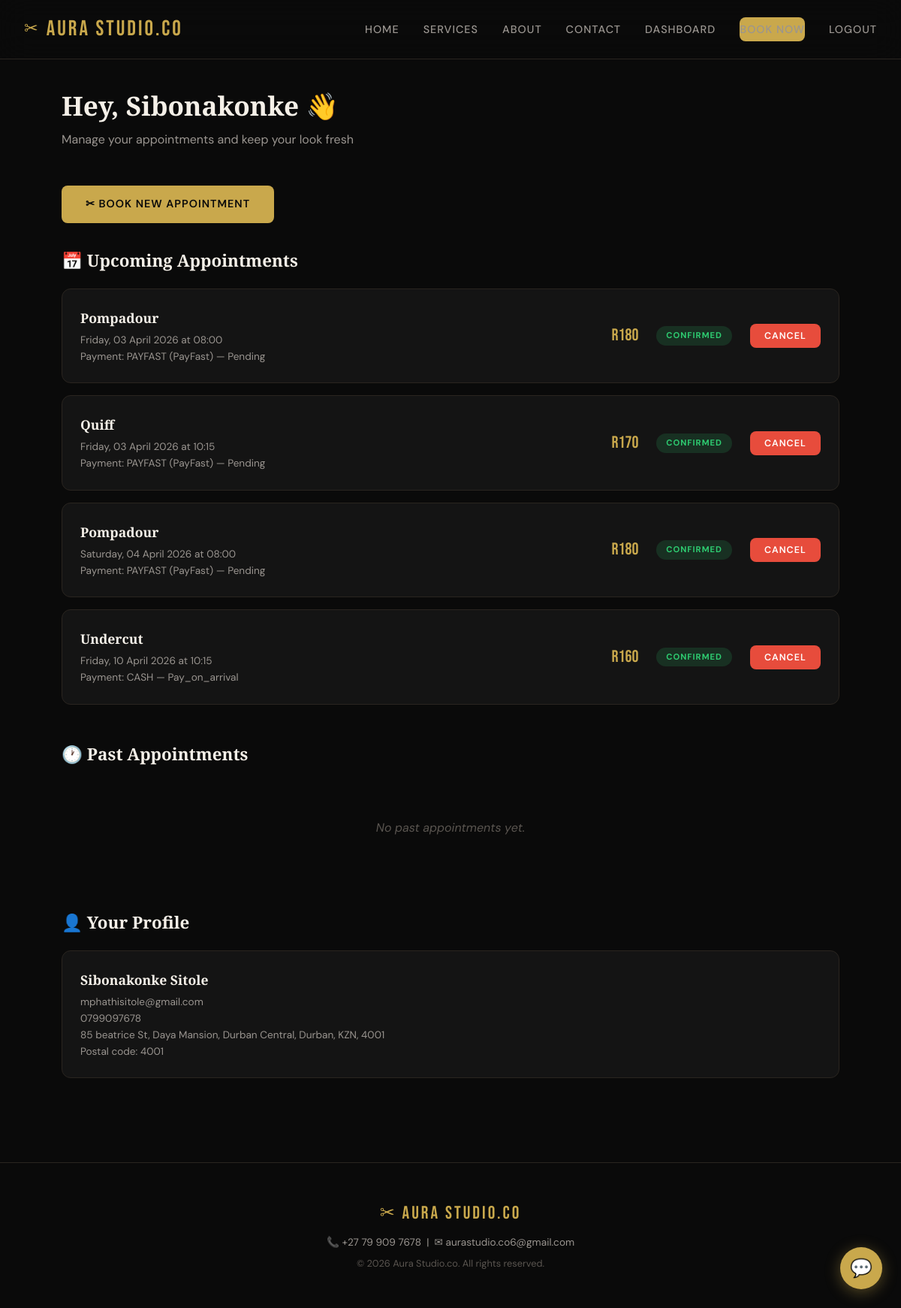
The app's page /dashboard (signed in) with its own data.
### app.py (models this page shows, shortened)
class User(db.Model):
    __tablename__ = "users"
    id               = db.Column(db.Integer, primary_key=True)
    first_name       = db.Column(db.String(100), nullable=False)
    last_name        = db.Column(db.String(100), nullable=False)
    email            = db.Column(db.String(200), unique=True, nullable=False)
    phone            = db.Column(db.String(30), nullable=False)
    physical_address = db.Column(db.String(300))
    street_number    = db.Column(db.String(30))
    postal_code      = db.Column(db.String(20))
    password_hash    = db.Column(db.String(256), nullable=False)
    is_verified      = db.Column(db.Boolean, default=False)
    is_admin         = db.Column(db.Boolean, default=False)
    created_at       = db.Column(db.DateTime, default=datetime.utcnow)
    appointments     = db.relationship("Appointment", backref="user", lazy=True)

class Appointment(db.Model):
    __tablename__ = "appointments"
    id               = db.Column(db.Integer, primary_key=True)
    user_id          = db.Column(db.Integer, db.ForeignKey("users.id"), nullable=False)
    hairstyle_id     = db.Column(db.String(50), nullable=False)
    hairstyle_name   = db.Column(db.String(100), nullable=False)
    price            = db.Column(db.Float, nullable=False)
    appointment_date = db.Column(db.Date, nullable=False)
    appointment_time = db.Column(db.Time, nullable=False)
    payment_method   = db.Column(db.String(30), nullable=False)
    payment_provider = db.Column(db.String(50), default="")
    payment_reference = db.Column(db.String(100), default="")
    payment_status   = db.Column(db.String(20), default="pending")
    status           = db.Column(db.String(20), default="confirmed")
    review_rating    = db.Column(db.Integer, nullable=True)
    review_sent      = db.Column(db.Boolean, default=False)
    created_at       = db.Column(db.DateTime, default=datetime.utcnow)

### app.py (the view)
@app.route("/dashboard")
@login_required
def dashboard():
    user = User.query.get(session["user_id"])
    upcoming = (
        Appointment.query.filter_by(user_id=user.id)
        .filter(Appointment.appointment_date >= date.today())
        .filter(Appointment.status != "cancelled")
        .order_by(Appointment.appointment_date, Appointment.appointment_time)
        .all()
    )
    past = (
        Appointment.query.filter_by(user_id=user.id)
        .filter(
            db.or_(
                Appointment.appointment_date < date.today(),
                Appointment.status == "completed",
            )
        )
        .order_by(Appointment.appointment_date.desc())
        .limit(10)
        .all()
    )
    return render_template("dashboard.html", user=user, upcoming=upcoming, past=past)

### app.py (called while the page is built)
def login_required(f):
    @wraps(f)
    def decorated(*args, **kwargs):
        if "user_id" not in session:
            flash("Please log in first.", "warning")
            return redirect(url_for("login", next=request.url))
        return f(*args, **kwargs)
    return decorated

@app.context_processor
def inject_globals():
    return {
        "now": datetime.utcnow(),
        "contact_phone": CONTACT_PHONE,
        "contact_email": CONTACT_EMAIL,
    }

### templates/dashboard.html (shortened to what this page needs)
{% extends "base.html" %}
{% block content %}
<div class="dashboard-page">
    <div class="dash-header">
        <h1>Hey, {{ user.first_name }} 👋</h1>
        <p>Manage your appointments and keep your look fresh</p>
    </div>
    <div style="margin-bottom:2rem;">
        <a href="{{ url_for('book') }}" class="btn btn-gold">✂ Book New Appointment</a>
    </div>
    <div class="dash-section">
        <h3>📅 Upcoming Appointments</h3>
        {% if upcoming %}
        <div class="appt-list">
            {% for appt in upcoming %}
            <div class="appt-card">
                <div class="appt-info">
                    <h4>{{ appt.hairstyle_name }}</h4>
                    <p>{{ appt.appointment_date.strftime('%A, %d %B %Y') }}
                       at {{ appt.appointment_time.strftime('%H:%M') }}</p>
                    <p>Payment: {{ appt.payment_method | upper }}
                       {% if appt.payment_provider %} ({{ appt.payment_provider }}){% endif %}
                       — {{ appt.payment_status | capitalize }}</p>
                </div>
                <div class="appt-meta">
                    <span class="appt-price">R{{ "%.0f" | format(appt.price) }}</span>
                    <span class="appt-badge {{ appt.status }}">{{ appt.status }}</span>
                    {% if appt.status == 'confirmed' %}
                    <form method="POST" action="{{ url_for('cancel_appointment', appt_id=appt.id) }}"
                          onsubmit="return confirm('Cancel this appointment?');">
                        <button type="submit" class="btn btn-danger btn-sm">Cancel</button>
                    </form>
                    {% endif %}
                </div>
            </div>
            {% endfor %}
        </div>
        {% else %}
        <div class="empty-state">No upcoming appointments. Time to book a fresh cut!</div>
        {% endif %}
    </div>
    <div class="dash-section">
        <h3>🕐 Past Appointments</h3>
        {% if past %}
        <div class="appt-list">
            {% for appt in past %}
            <div class="appt-card" style="opacity:0.7;">
                <div class="appt-info">
                    <h4>{{ appt.hairstyle_name }}</h4>
                    <p>{{ appt.appointment_date.strftime('%A, %d %B %Y') }}
                       at {{ appt.appointment_time.strftime('%H:%M') }}</p>
                    {% if appt.review_rating %}
                    <p style="color:var(--gold);">Your rating: {{ appt.review_rating }}/10 ⭐</p>
                    {% endif %}
                </div>
                <div class="appt-meta">
                    <span class="appt-price">R{{ "%.0f" | format(appt.price) }}</span>
                    <span class="appt-badge {{ appt.status }}">{{ appt.status }}</span>
                </div>
            </div>
            {% endfor %}
        </div>
        {% else %}
        <div class="empty-state">No past appointments yet.</div>
        {% endif %}
    </div>
    <div class="dash-section">
        <h3>👤 Your Profile</h3>
        <div class="appt-card">
            <div class="appt-info">
                <h4>{{ user.first_name }} {{ user.last_name }}</h4>
                <p>{{ user.email }}</p>
                <p>{{ user.phone }}</p>
                {% if user.physical_address %}
                <p>{{ user.street_number }} {{ user.physical_address }}</p>
                {% endif %}
                {% if user.postal_code %}
                <p>Postal code: {{ user.postal_code }}</p>
                {% endif %}
            </div>
        </div>
    </div>
</div>
{% endblock %}

### templates/base.html (shortened to what this page needs)
<!DOCTYPE html>
<html lang="en">
<head>
    <link rel="stylesheet" href="{{ url_for('static', filename='css/style.css') }}">
</head>
<body>
    <nav class="navbar">
        <a href="{{ url_for('index') }}" class="nav-logo">
            <span class="logo-icon">✂</span> AURA STUDIO.CO
        </a>
        <ul class="nav-links">
            <li><a href="{{ url_for('index') }}">Home</a></li>
            <li><a href="{{ url_for('services') }}">Services</a></li>
            <li><a href="{{ url_for('about') }}">About</a></li>
            <li><a href="{{ url_for('contact') }}">Contact</a></li>
            {% if session.get('user_id') %}
                <li><a href="{{ url_for('dashboard') }}">Dashboard</a></li>
                <li><a href="{{ url_for('book') }}" class="btn btn-gold btn-sm">Book Now</a></li>
                <li><a href="{{ url_for('logout') }}">Logout</a></li>
            {% else %}
                <li><a href="{{ url_for('login') }}">Login</a></li>
                <li><a href="{{ url_for('register') }}" class="btn btn-gold btn-sm">Sign Up</a></li>
            {% endif %}
        </ul>
    </nav>
    {% block content %}{% endblock %}
    {% if session.get('user_id') and not session.get('is_admin') %}
        {% include "chat_widget.html" %}
    {% endif %}
    <footer>
        <div class="footer-logo">✂ AURA STUDIO.CO</div>
        <p style="color:var(--text-secondary);font-size:0.85rem;margin:0.5rem 0;">
            📞 {{ contact_phone }} &nbsp;|&nbsp; ✉ {{ contact_email }}
        </p>
        <p>&copy; {{ now.year }} Aura Studio.co. All rights reserved.</p>
    </footer>
</body>
</html>

### templates/chat_widget.html (shortened to what this page needs)
<div id="chat-fab" onclick="toggleChat()" title="Chat with us">
    💬
</div>

### static/css/style.css (style rules this page uses)
:root { --bg-dark: #0a0a0a; --bg-card: #141414; --bg-card-hover: #1a1a1a; --bg-input: #1e1e1e; --gold: #c9a84c; --gold-light: #dfc06f; --gold-dark: #a68932; --text-primary: #f5f0e8; --text-secondary: #9a9590; --text-muted: #5a5550; --accent-green: #2ecc71; --accent-red: #e74c3c; --accent-blue: #3498db; --border: #2a2520; --radius: 12px; --radius-sm: 8px; --shadow: 0 4px 30px rgba(0,0,0,0.4); --transition: all 0.3s cubic-bezier(0.4, 0, 0.2, 1); }
*, *::before, *::after { margin: 0; padding: 0; box-sizing: border-box; }
html { scroll-behavior: smooth; }
body { font-family: 'DM Sans', sans-serif; background: var(--bg-dark); color: var(--text-primary); line-height: 1.6; overflow-x: hidden; }
a { color: var(--gold); text-decoration: none; transition: var(--transition); }
.navbar { position: fixed; top: 0; left: 0; width: 100%; z-index: 1000; padding: 1rem 2rem; display: flex; justify-content: space-between; align-items: center; background: rgba(10, 10, 10, 0.9); backdrop-filter: blur(20px); border-bottom: 1px solid var(--border); transition: var(--transition); }
.nav-logo { font-family: 'Bebas Neue', cursive; font-size: 1.8rem; color: var(--gold); letter-spacing: 3px; display: flex; align-items: center; gap: 0.5rem; }
.nav-logo .logo-icon { font-size: 1.4rem; }
.nav-links { display: flex; list-style: none; gap: 2rem; align-items: center; }
.nav-links a { color: var(--text-secondary); font-size: 0.9rem; font-weight: 500; letter-spacing: 1px; text-transform: uppercase; position: relative; padding: 0.3rem 0; }
.nav-links a::after { content: ''; position: absolute; bottom: 0; left: 0; width: 0; height: 2px; background: var(--gold); transition: var(--transition); }
.btn { display: inline-flex; align-items: center; justify-content: center; gap: 0.5rem; padding: 0.85rem 2rem; border-radius: var(--radius-sm); font-family: 'DM Sans', sans-serif; font-size: 0.9rem; font-weight: 600; letter-spacing: 1px; text-transform: uppercase; cursor: pointer; border: none; transition: var(--transition); text-decoration: none; }
.btn-gold { background: var(--gold); color: var(--bg-dark); }
.btn-danger { background: var(--accent-red); color: #fff; }
.btn-sm { padding: 0.5rem 1.2rem; font-size: 0.78rem; }
.dashboard-page { min-height: 100vh; padding: 7rem 2rem 4rem; max-width: 1100px; margin: 0 auto; }
.dash-header { margin-bottom: 3rem; }
.dash-header h1 { font-family: 'Playfair Display', serif; font-size: 2.2rem; margin-bottom: 0.3rem; }
.dash-header p { color: var(--text-secondary); }
.dash-section { margin-bottom: 3rem; }
.dash-section h3 { font-family: 'Playfair Display', serif; font-size: 1.4rem; margin-bottom: 1.2rem; display: flex; align-items: center; gap: 0.5rem; }
.appt-list { display: flex; flex-direction: column; gap: 1rem; }
.appt-card { background: var(--bg-card); border: 1px solid var(--border); border-radius: var(--radius); padding: 1.5rem; display: flex; justify-content: space-between; align-items: center; flex-wrap: wrap; gap: 1rem; transition: var(--transition); }
.appt-info h4 { font-family: 'Playfair Display', serif; font-size: 1.1rem; margin-bottom: 0.3rem; }
.appt-info p { color: var(--text-secondary); font-size: 0.85rem; }
.appt-meta { display: flex; gap: 1.5rem; align-items: center; flex-wrap: wrap; }
.appt-meta .appt-price { font-family: 'Bebas Neue', cursive; font-size: 1.4rem; color: var(--gold); }
.appt-badge { padding: 0.25rem 0.8rem; border-radius: 20px; font-size: 0.7rem; font-weight: 700; text-transform: uppercase; letter-spacing: 1px; }
.appt-badge.confirmed { background: rgba(46,204,113,0.15); color: var(--accent-green); }
.empty-state { text-align: center; padding: 3rem; color: var(--text-muted); font-style: italic; }
footer { border-top: 1px solid var(--border); padding: 3rem 2rem; text-align: center; }
.footer-logo { font-family: 'Bebas Neue', cursive; font-size: 1.5rem; color: var(--gold); letter-spacing: 3px; margin-bottom: 0.5rem; }
footer p { color: var(--text-muted); font-size: 0.8rem; }

### templates/chat_widget.html (style rules this page uses)
#chat-fab { position: fixed; bottom: 25px; right: 25px; width: 56px; height: 56px; border-radius: 50%; background: var(--gold); color: var(--bg-dark); font-size: 1.5rem; display: flex; align-items: center; justify-content: center; cursor: pointer; box-shadow: 0 4px 20px rgba(201,168,76,0.4); z-index: 2000; transition: all 0.3s; }

### records on screen
User: first_name "Sibonakonke", last_name "Sitole", email "mphathisitole@gmail.com", phone "0799097678", physical_address "85 beatrice St, Daya Mansion, Durban Central, Durban, KZN, 4001", postal_code "4001"
Appointment: hairstyle_name "Pompadour", appointment_date "Friday, 03 April 2026", appointment_time "08:00", payment_method "PAYFAST", payment_provider "PayFast", payment_status "Pending", price "180", status "CONFIRMED"
Appointment: hairstyle_name "Quiff", appointment_date "Friday, 03 April 2026", appointment_time "10:15", payment_method "PAYFAST", payment_provider "PayFast", payment_status "Pending", price "170", status "CONFIRMED"
Appointment: hairstyle_name "Pompadour", appointment_date "Saturday, 04 April 2026", appointment_time "08:00", payment_method "PAYFAST", payment_provider "PayFast", payment_status "Pending", price "180", status "CONFIRMED"
Appointment: hairstyle_name "Undercut", appointment_date "Friday, 10 April 2026", appointment_time "10:15", payment_method "CASH", payment_status "Pay_on_arrival", price "160", status "CONFIRMED"

### other values on screen
{{ contact_phone }} "+27 79 909 7678"
{{ contact_email }} "aurastudio.co6@gmail.com"
